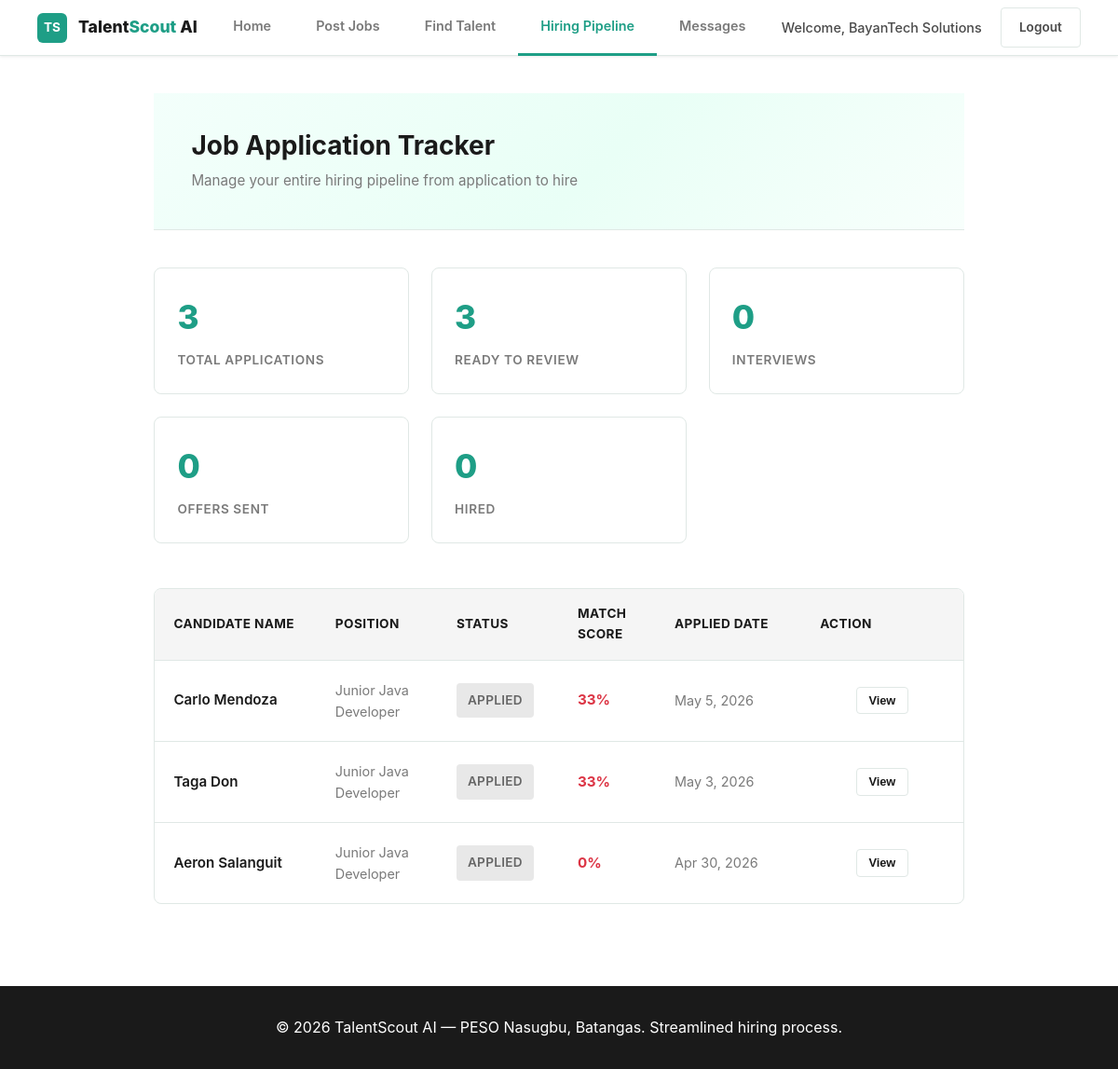
Screenshot of /employers/modules/applicant-tracking/index.php (signed in) with the database file from the repository.
### tables this page shows
CREATE TABLE `application` (
  `application_id` int(11) NOT NULL,
  `job_post_id` int(11) DEFAULT NULL,
  `employee_id` int(11) DEFAULT NULL,
  `status` enum('Pending','Interview Scheduled','Offer Received','Rejected') DEFAULT 'Pending',
  `employer_feedback` varchar(255) DEFAULT NULL,
  `application_date` date DEFAULT NULL,
  `hire_status` enum('none','offered','accepted','rejected') DEFAULT 'none',
  `hire_offer_message` text DEFAULT NULL,
  `hire_offer_date` timestamp NULL DEFAULT NULL,
  `hire_response_date` timestamp NULL DEFAULT NULL,
  `is_anonymous` tinyint(1) DEFAULT 0
);

CREATE TABLE `employee` (
  `employee_id` int(11) NOT NULL,
  `first_name` varchar(255) DEFAULT NULL,
  `last_name` varchar(255) DEFAULT NULL,
  `email` varchar(255) DEFAULT NULL,
  `password` varchar(255) DEFAULT NULL,
  `address` varchar(255) DEFAULT NULL,
  `is_active` tinyint(1) DEFAULT NULL
);

CREATE TABLE `job_post` (
  `job_post_id` int(11) NOT NULL,
  `employer_id` int(11) DEFAULT NULL,
  `title` varchar(255) DEFAULT NULL,
  `description` varchar(255) DEFAULT NULL,
  `salary` varchar(255) NOT NULL,
  `location` varchar(255) DEFAULT NULL,
  `work_type` varchar(50) DEFAULT NULL,
  `application_deadline` date DEFAULT NULL,
  `skills` varchar(255) NOT NULL,
  `experience_level` varchar(255) NOT NULL,
  `job_category` varchar(255) NOT NULL,
  `job_post_created` timestamp NOT NULL DEFAULT current_timestamp() ON UPDATE current_timestamp(),
  `job_status` varchar(20) DEFAULT 'active'
);

### employers/modules/applicant-tracking/index.php (the view, shortened to what this page needs)
<?php
$conn = getConnection();
$employer_id = (int)$_SESSION['employer_id'];
$applications = [];
$stmt = $conn->prepare("SELECT
  a.application_id,
  a.job_post_id,
  a.employee_id,
  a.status,
  a.hire_status,
  a.application_date,
  e.first_name,
  e.last_name,
  jp.title as job_title,
  jp.skills as job_skills,
  GROUP_CONCAT(DISTINCT es.skill_name ORDER BY es.skill_name SEPARATOR ', ') as candidate_skills
FROM application a
JOIN job_post jp ON a.job_post_id = jp.job_post_id
JOIN employee e ON a.employee_id = e.employee_id
LEFT JOIN employee_skill es ON a.employee_id = es.employee_id
WHERE jp.employer_id = ?
GROUP BY a.application_id, a.job_post_id, a.employee_id, a.status, a.hire_status, a.application_date, e.first_name, e.last_name, jp.title, jp.skills
ORDER BY a.application_date DESC");
$stmt->bind_param("i", $employer_id);
$stmt->execute();
$result = $stmt->get_result();
while ($row = $result->fetch_assoc()) {
  $hireStatus = $row['hire_status'] ?? 'none';
  if ($hireStatus === 'accepted') {
    $row['display_status'] = 'Hired';
  } elseif ($hireStatus === 'rejected') {
    $row['display_status'] = 'Offer Declined';
  } elseif ($hireStatus === 'offered') {
    $row['display_status'] = 'Offer Sent';
  } else {
    $row['display_status'] = $row['status'];
  }
  $applications[] = $row;
}
$stats = [
  'total' => count($applications),
  'applied' => 0,
  'interview' => 0,
  'offer' => 0,
  'hired' => 0,
  'rejected' => 0
];
foreach ($applications as $app) {
  $hireStatus = $app['hire_status'] ?? 'none';
  if ($hireStatus === 'accepted') {
    $stats['hired']++;
  } elseif ($hireStatus === 'offered') {
    $stats['offer']++;
  } elseif ($hireStatus === 'rejected') {
    $stats['rejected']++;
  } else {
    switch (strtolower($app['status'])) {
      case 'pending':
        $stats['applied']++;
        break;
    }
  }
}
?>
<!DOCTYPE html>
<html lang="en">
<head>
  <link rel="stylesheet" href="../../../styles/global.css">
  <link rel="stylesheet" href="../../../styles/page-layout.css">
</head>
<body>
  <nav class="navbar">
    <a href="../../index.php" class="nav-logo">
      <div class="nav-logo-icon">TS</div>
      <span class="nav-logo-text">Talent<span>Scout</span> AI</span>
    </a>
    <ul class="nav-links">
      <li><a href="../../index.php">Home</a></li>
      <li><a href="../post-jobs/">Post Jobs</a></li>
      <li><a href="../employee-finder/">Find Talent</a></li>
      <li><a href="./" class="active">Hiring Pipeline</a></li>
      <li><a href="../chat-sms/">Messages</a></li>
    </ul>
    <div class="nav-actions">
      <?php if (isset($_SESSION['employer_id'])): ?>
        <span class="nav-user">Welcome, <?php echo htmlspecialchars($_SESSION['employer_name'] ?? 'Employer'); ?></span>
        <a href="../../logout.php" class="btn btn-outline">Logout</a>
      <?php else: ?>
        <a href="../../login.php" class="btn btn-outline">Login</a>
        <a href="../../signup.php" class="btn btn-primary">Get Started</a>
      <?php endif; ?>
    </div>
  </nav>
  <div class="container">
    <div class="page-header">
      <h1>Job Application Tracker</h1>
      <p>Manage your entire hiring pipeline from application to hire</p>
    </div>
    <div class="stats-grid">
      <div class="stat-card">
        <div class="stat-value"><?php echo $stats['total']; ?></div>
        <div class="stat-label">Total Applications</div>
      </div>
      <div class="stat-card">
        <div class="stat-value"><?php echo ($stats['applied'] + $stats['interview']); ?></div>
        <div class="stat-label">Ready to Review</div>
      </div>
      <div class="stat-card">
        <div class="stat-value"><?php echo $stats['interview']; ?></div>
        <div class="stat-label">Interviews</div>
      </div>
      <div class="stat-card">
        <div class="stat-value"><?php echo $stats['offer']; ?></div>
        <div class="stat-label">Offers Sent</div>
      </div>
      <div class="stat-card">
        <div class="stat-value"><?php echo $stats['hired']; ?></div>
        <div class="stat-label">Hired</div>
      </div>
    </div>
    <div class="table-wrapper">
      <table>
        <thead>
          <tr>
            <th style="width: 20%;">Candidate Name</th>
            <th style="width: 15%;">Position</th>
            <th style="width: 15%;">Status</th>
            <th style="width: 12%;">Match Score</th>
            <th style="width: 18%;">Applied Date</th>
            <th style="width: 20%;">Action</th>
          </tr>
        </thead>
        <tbody>
          <?php if (count($applications) > 0): ?>
            <?php foreach ($applications as $app):
              $displayStatus = $app['display_status'];
              $hireStatus = $app['hire_status'] ?? 'none';
              $status_class = 'status-applied';
              if ($hireStatus === 'accepted') {
                $status_class = 'status-hired';
                $displayStatus = 'Hired';
              } elseif ($hireStatus === 'rejected') {
                $status_class = 'status-rejected';
                $displayStatus = 'Offer Declined';
              } elseif ($hireStatus === 'offered') {
                $status_class = 'status-offer';
                $displayStatus = 'Offer Sent';
              } else {
                $status = strtolower($app['status']);
                if ($status === 'interview scheduled') {
                  $status_class = 'status-interview';
                  $displayStatus = 'Interview';
                } elseif ($status === 'rejected') {
                  $status_class = 'status-rejected';
                  $displayStatus = 'Rejected';
                } else {
                  $displayStatus = 'Applied';
                }
              }
              $job_skills = !empty($app['job_skills'])
                  ? array_map('trim', array_filter(explode(',', $app['job_skills'])))
                  : [];
              $candidate_skills = !empty($app['candidate_skills'])
                  ? array_map('trim', array_filter(explode(',', $app['candidate_skills'])))
                  : [];
              $matching_skills = array_intersect($job_skills, $candidate_skills);
              $match_score = count($job_skills) > 0
                  ? round((count($matching_skills) / count($job_skills)) * 100)
                  : 0;
            ?>
            <tr data-application-id="<?php echo $app['application_id']; ?>">
              <td class="candidate-col"><?php echo htmlspecialchars($app['first_name'] . ' ' . $app['last_name']); ?></td>
              <td class="position-col"><?php echo htmlspecialchars($app['job_title']); ?></td>
              <td><span class="status-col <?php echo $status_class; ?>"><?php echo htmlspecialchars($displayStatus); ?></span></td>
              <td class="match-score" style="color: <?php
                  if ($match_score >= 80) echo '#28a745';
                  elseif ($match_score >= 50) echo '#ffc107';
                  else echo '#dc3545';
                ?>;"><?php echo $match_score; ?>%</td>
              <td class="date-col"><?php echo date('M j, Y', strtotime($app['application_date'])); ?></td>
              <td class="action-col">
                <button class="btn-small view-details" onclick="openApplicationModal(<?php echo $app['application_id']; ?>)">View</button>
              </td>
            </tr>
            <?php endforeach; ?>
          <?php endif; ?>
        </tbody>
      </table>
    </div>
  </div>
  <footer class="footer">
    <p>&copy; 2026 TalentScout AI — PESO Nasugbu, Batangas. Streamlined hiring process.</p>
  </footer>
</body>
</html>

### styles/global.css (style rules this page uses)
:root { --nav-height: 60px; --primary-dark: #1e9e86; --primary-mid: #4fbfa4; --primary-light: #98fbcb; --primary-lighter: #d4f7ed; --primary: #d4f7ed; --primary-darker: #157a68; --text-dark: #1a1a1a; --text-mid: #4a4a4a; --text-light: #7a7a7a; --text-muted: #a0a0a0; --bg-light: #f8fffe; --bg-lighter: #eefff9; --border: #e0e8e5; --radius: 8px; --radius-sm: 4px; --shadow-sm: 0 1px 3px rgba(0, 0, 0, 0.08); --shadow: 0 4px 12px rgba(30, 158, 134, 0.15); --shadow-lg: 0 10px 30px rgba(30, 158, 134, 0.2); }
* { margin: 0; padding: 0; box-sizing: border-box; }
html { scroll-behavior: smooth; }
body { font-family: -apple-system, BlinkMacSystemFont, "Segoe UI", Roboto, "Helvetica Neue", Arial, sans-serif; color: var(--text-dark); line-height: 1.6; background: white; transition: background-color 0.3s ease; }
h1, h2, h3, h4, h5, h6 { font-weight: 700; line-height: 1.2; }
a { color: inherit; text-decoration: none; }
.navbar { display: flex; align-items: center; justify-content: space-between; height: var(--nav-height); padding: 0 2.5rem; background: white; border-bottom: 1px solid var(--border); position: sticky; top: 0; z-index: 100; box-shadow: var(--shadow-sm); }
.nav-logo { display: flex; align-items: center; gap: 0.75rem; font-weight: 800; font-size: 1.1rem; color: var(--text-dark); text-decoration: none; }
.nav-logo-icon { width: 32px; height: 32px; background: var(--primary-dark); color: white; border-radius: 6px; display: flex; align-items: center; justify-content: center; font-weight: 700; font-size: 0.85rem; }
.nav-logo-text { display: none; }
@media (min-width: 768px) { .nav-logo-text { display: inline; } }
@media (min-width: 768px) { .nav-logo-text span { color: var(--primary-dark); } }
.nav-links { display: flex; gap: 0; list-style: none; margin: 0 auto; flex: 1; justify-content: center; }
.nav-links li { display: flex; align-items: center; }
.nav-links a { display: flex; align-items: center; padding: 0 1.5rem; height: var(--nav-height); font-weight: 600; font-size: 0.9rem; color: var(--text-light); border-bottom: 3px solid transparent; transition: all 0.25s ease; position: relative; }
.nav-links a.active { color: var(--primary-dark); border-bottom-color: var(--primary-dark); }
.nav-actions { display: flex; gap: 0.75rem; align-items: center; }
.nav-user { font-size: 0.9rem; color: var(--text-mid); font-weight: 500; margin-right: 0.5rem; }
.btn { padding: 0.6rem 1.2rem; border-radius: var(--radius-sm); font-weight: 600; font-size: 0.85rem; cursor: pointer; border: none; text-decoration: none; display: inline-flex; align-items: center; gap: 0.5rem; transition: all 0.25s cubic-bezier(0.4, 0, 0.2, 1); position: relative; }
.btn-outline { background: transparent; color: var(--text-mid); border: 1.5px solid var(--border); transition: all 0.25s ease; }
.container { max-width: 1200px; margin: 0 auto; padding: 0 2rem; }

### styles/page-layout.css (style rules this page uses)
.page-header { background: linear-gradient(135deg, #f3fffb 0%, #e9fff6 55%, #f8fffc 100%); border-bottom: 1px solid var(--border); padding: 2.5rem 2.5rem; }
.page-header h1 { font-size: 2rem; color: var(--text-dark); margin-bottom: 0.5rem; }
.page-header p { color: var(--text-light); font-size: 0.95rem; max-width: 760px; }
.footer { background: #0f2b26; color: #d7efea; padding: 2.75rem 2.5rem 1.5rem; }
.btn { transition: all 0.2s ease; }
* { scroll-behavior: smooth; }

### rows the page displays
application: employee.last_name "Carlo Mendoza", job_post.title "Junior Java Developer", status "APPLIED", match_score "33", application_date "May 5, 2026"
application: employee.last_name "Taga Don", job_post.title "Junior Java Developer", status "APPLIED", match_score "33", application_date "May 3, 2026"
application: employee.last_name "Aeron Salanguit", job_post.title "Junior Java Developer", status "APPLIED", match_score "0", application_date "Apr 30, 2026"

### other values shown
$_SESSION['employer_name'] "BayanTech Solutions"
$stats['total'] "3"
$stats['applied'] + $stats['interview'] "3"
$stats['interview'] "0"
$stats['offer'] "0"
$stats['hired'] "0"
